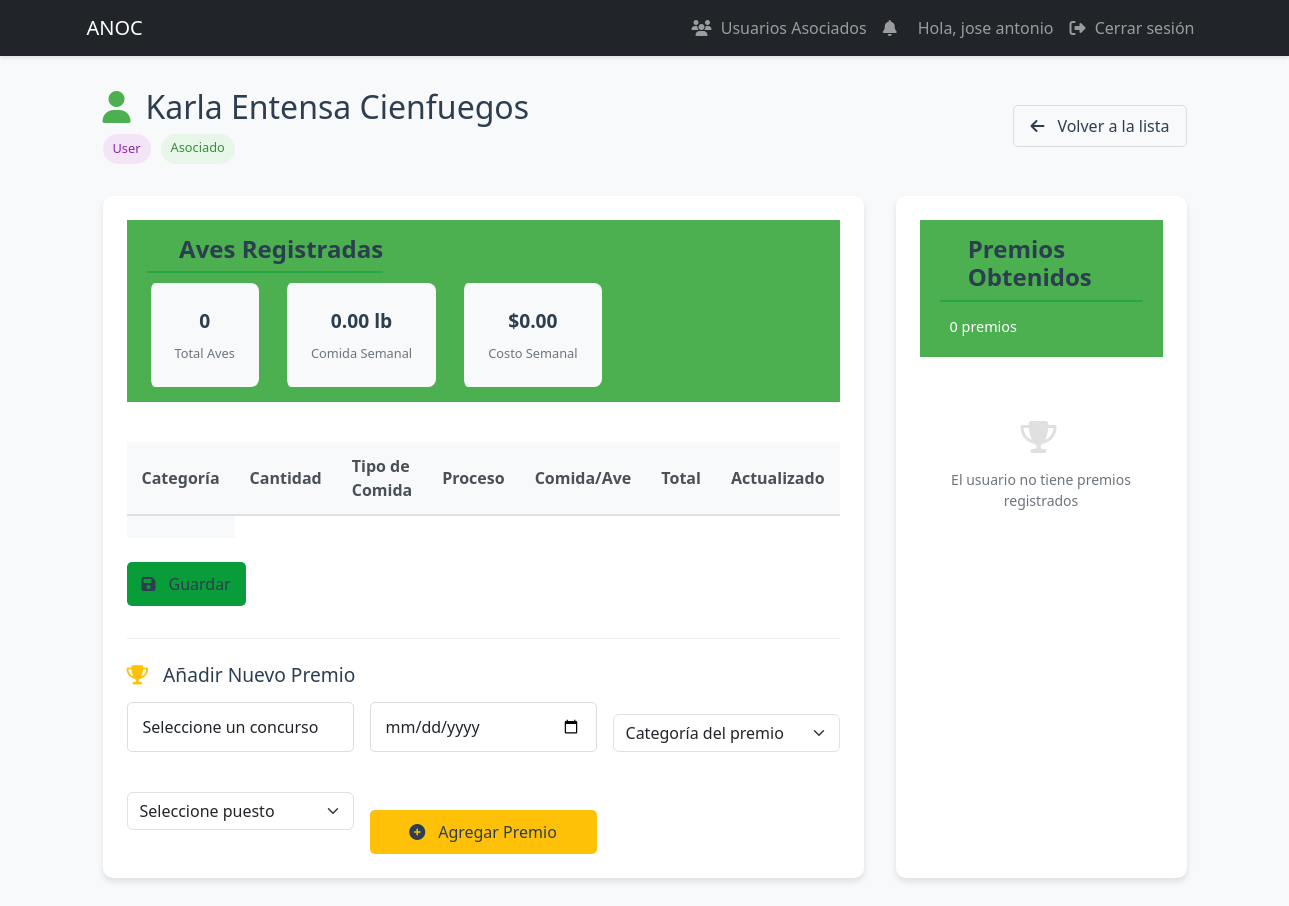
Page /specialist/user/9 (signed in) on the earlier database version.
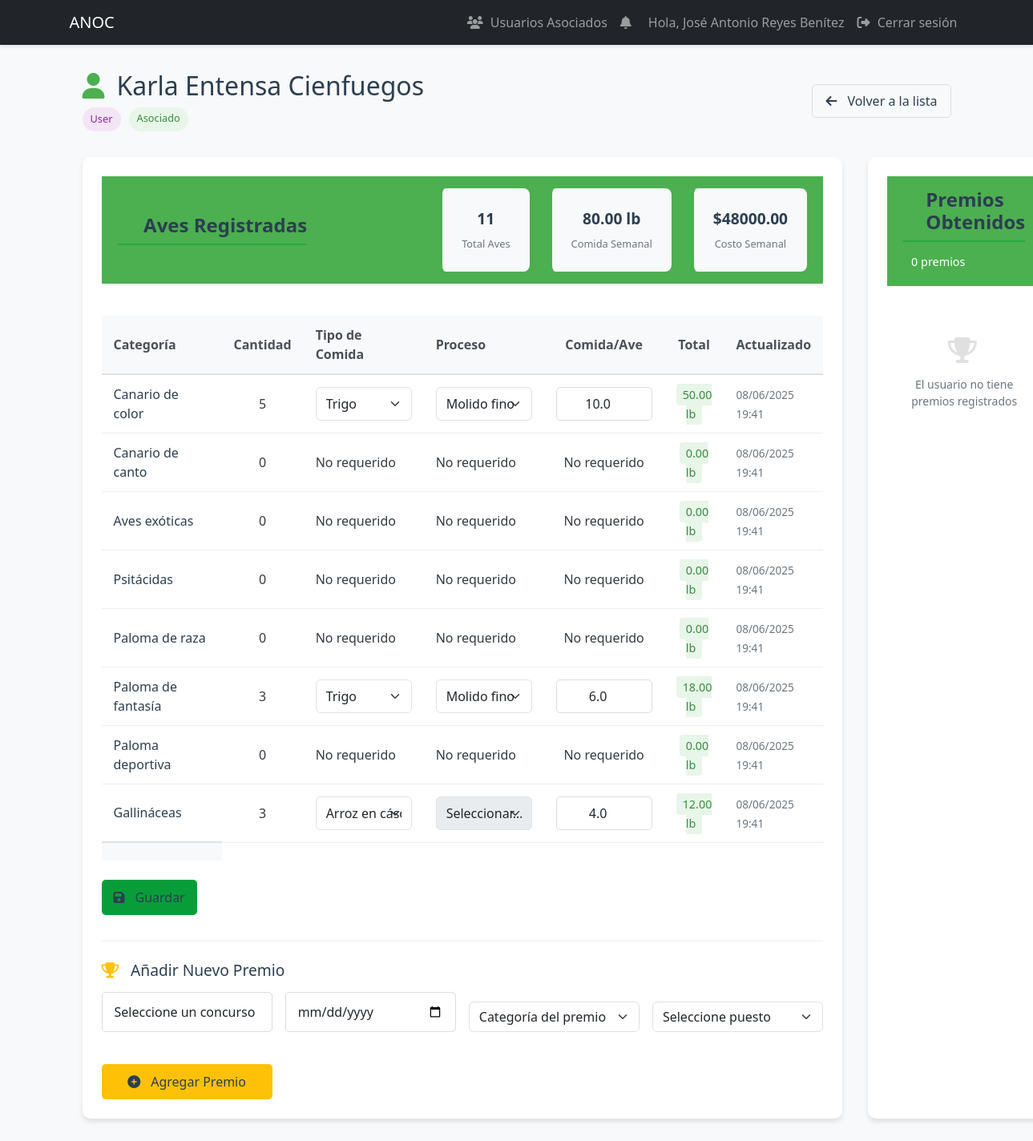
Same page on the later database version.
### models.py (models this page shows, shortened)
class User(UserMixin, db.Model):
    id = db.Column(db.Integer, primary_key=True)
    username = db.Column(db.String(80), unique=True, nullable=False, index=True)
    email = db.Column(db.String(120), unique=True, nullable=False, index=True)
    password_hash = db.Column(db.String(128))
    role = db.Column(db.String(20), default='user')  # 'admin', 'specialist', 'dependiente', 'user'
    is_associated = db.Column(db.Boolean, default=False, nullable=False)
    full_name = db.Column(db.String(100), nullable=False)
    phone = db.Column(db.String(20), nullable=False)
    profile_image = db.Column(db.String(255))  # Ruta de la imagen de perfil
    last_login = db.Column(db.DateTime)  # Fecha del último inicio de sesión
    is_active = db.Column(db.Boolean, default=True)  # Para manejar cuentas activas/inactivas
    address = db.Column(db.String(200))  # Nuevo campo para dirección
    birds = db.relationship('UserBirds', backref='user', lazy=True, cascade='all, delete-orphan')
    awards = db.relationship('Award', backref='user', lazy=True, cascade='all, delete-orphan')
    notifications = db.relationship('Notification', backref='user', lazy=True)

class UserBirds(db.Model):
    id = db.Column(db.Integer, primary_key=True)
    user_id = db.Column(db.Integer, db.ForeignKey('user.id'), nullable=False)
    category_id = db.Column(db.Integer, db.ForeignKey('bird_category.id'), nullable=False)
    quantity = db.Column(db.Integer, default=0)
    food_per_bird = db.Column(db.Float)  # lb por ave por día (asignado por especialista)
    food_type = db.Column(db.String(50))  # Tipo de alimento (Maíz, Trigo, etc.)
    food_process = db.Column(db.String(50))  # Proceso del alimento (grano, molido, etc.)
    notes = db.Column(db.Text)  # Notas adicionales sobre las aves
    export_quantity = db.Column(db.Integer, default=0)  # Cantidad para exportación
    last_updated = db.Column(db.DateTime, default=datetime.utcnow, onupdate=datetime.utcnow)
    @property
    def food_required(self):
        return round(self.quantity * (self.food_per_bird or 0), 2)  # Redondeado a 2 decimales

class BirdCategory(db.Model):
    id = db.Column(db.Integer, primary_key=True)
    name = db.Column(db.String(100), nullable=False, unique=True)
    parent_category = db.Column(db.String(100))  # Para jerarquías
    resource_needs = db.Column(db.Text)
    description = db.Column(db.Text)  # Descripción más detallada
    birds = db.relationship('UserBirds', backref='category', lazy=True)

class BirdFoodType(db.Model):
    id = db.Column(db.Integer, primary_key=True)
    name = db.Column(db.String(50), unique=True, nullable=False)  # Ej: "Maíz", "Trigo"
    price_per_pound = db.Column(db.Float, nullable=False, default=0.0)  # Precio por libra
    is_active = db.Column(db.Boolean, default=True)  # Para desactivar tipos sin borrar
    last_updated_by = db.Column(db.Integer, db.ForeignKey('user.id'))
    last_updated = db.Column(db.DateTime)

### app.py (the view, shortened to what this page needs)
@app.route('/specialist/user/<int:user_id>', methods=['GET', 'POST'])
@login_required
def manage_user(user_id):
    if current_user.role not in ['specialist', 'dependiente']:
        abort(403)
    user = db.session.get(User, user_id)
    if not user or not user.is_associated:
        flash('Usuario no asociado o no encontrado', 'danger')
        return redirect(url_for('specialist_users'))
    food_types = db.session.execute(
        select(BirdFoodType).where(BirdFoodType.is_active == True).order_by(BirdFoodType.name)
    ).scalars().all()
    categories = db.session.execute(select(BirdCategory)).scalars().all()
    existing_contests = db.session.execute(
        select(Award.contest_name).distinct().order_by(Award.contest_name)
    ).scalars().all()
    read_only = current_user.role == 'dependiente'
    category_totals = {}
    for bird in user.birds:
        if bird.category.name not in category_totals:
            category_totals[bird.category.name] = 0.0
        if bird.food_per_bird and bird.quantity:
            category_totals[bird.category.name] += bird.food_per_bird * bird.quantity
    return render_template('specialist/manage_user.html',
                         user=user,
                         current_role=current_user.role,
                         read_only=read_only,
                         categories=categories,
                         food_types=food_types,
                         existing_contests=existing_contests,
                         category_totals=category_totals,
                         now=datetime.utcnow())

### app.py (called while the page is built)
@login_manager.user_loader
def load_user(user_id):
    return db.session.get(User, int(user_id))

### templates/specialist/manage_user.html (shortened to what the changed rows need)
{% extends "base.html" %}
{% block content %}
<div class="user-management-container">
    <div class="user-header">
        <div class="header-content">
            <h1><i class="fas fa-user"></i> {{ user.full_name }}</h1>
        </div>
    </div>
    <div class="user-sections">
        <div class="section-card birds-section">
            <div class="section-header">
                <h2><i class="fas fa-dove"></i> Aves Registradas</h2>
                <div class="stats-summary">
                    <div class="stat-item">
                        <span class="stat-value">{{ user.birds|sum(attribute='quantity') }}</span>
                        <span class="stat-label">Total Aves</span>
                    </div>
                    <div class="stat-item">
                        <span class="stat-value">{{ "%.2f"|format(user.birds|sum(attribute='food_required')) }} lb</span>
                        <span class="stat-label">Comida Semanal</span>
                    </div>
                    <div class="stat-item">
                        <span class="stat-value">
                            {% if user.birds and user.birds[0].food_type %}
                                {% set food_type = food_types|selectattr('name', 'equalto', user.birds[0].food_type)|first %}
                                {% if food_type %}
                                    ${{ "%.2f"|format(user.birds|sum(attribute='food_required') * food_type.price_per_pound) }}
                                {% else %}
                                    $0.00
                                {% endif %}
                            {% else %}
                                $0.00
                            {% endif %}
                        </span>
                        <span class="stat-label">Costo Semanal</span>
                    </div>
                </div>
            </div>
            <form method="POST">
                <div class="table-container">
                    <table class="birds-table">
                        <thead>
                            <tr>
                                <th>Categoría</th>
                                <th class="text-center">Cantidad</th>
                                <th>Tipo de Comida</th>
                                <th>Proceso</th>
                                <th class="text-center">Comida/Ave</th>
                                <th class="text-center">Total</th>
                                <th>Actualizado</th>
                            </tr>
                        </thead>
                        <tbody>
                            {% set total_cost = namespace(value=0) %}
                            {% for bird in user.birds %}
                            <tr>
                                <td class="category-name">{{ bird.category.name }}</td>
                                <td class="text-center quantity-cell">{{ bird.quantity }}</td>
                                <td class="food-type-cell">
                                    {% if current_user.role == 'dependiente' %}
                                        <span class="food-type-value">{{ bird.food_type|default('No especificado', true) }}</span>
                                    {% else %}
                                        {% if bird.quantity == 0 %}
                                            <span class="food-type-value">No requerido</span>
                                        {% else %}
                                            <select class="form-select food-type" name="food_type_{{ bird.id }}"
                                                    data-bird-id="{{ bird.id }}" required>
                                                {% for food in food_types %}
                                                <option value="{{ food.name }}"
                                                        {% if bird.food_type == food.name %}selected{% endif %}>
                                                    {{ food.name }}
                                                </option>
                                                {% endfor %}
                                            </select>
                                        {% endif %}
                                    {% endif %}
                                </td>
                                <td class="process-cell">
                                    {% if current_user.role == 'dependiente' %}
                                        <span class="process-value">{{ bird.food_process|default('No especificado', true) }}</span>
                                    {% else %}
                                        {% if bird.quantity == 0 %}
                                            <span class="process-value">No requerido</span>
                                        {% else %}
                                            <select class="form-select process-select" name="food_process_{{ bird.id }}"
                                                    id="process_{{ bird.id }}" {% if bird.food_type == 'Arroz en cáscara'%}disabled{% endif %}>
                                                <option value="">Seleccionar...</option>
                                                <option value="molido fino" {% if bird.food_process == 'molido fino' %}selected{% endif %}>Molido fino</option>
                                            </select>
                                        {% endif %}
                                    {% endif %}
                                </td>
                                <td class="text-center food-per-bird">
                                    {% if current_user.role == 'dependiente' %}
                                        <span class="food-value">{{ bird.food_per_bird|default('No asignado', true) }}</span>
                                    {% else %}
                                        {% if bird.quantity == 0 %}
                                            <span class="food-value">No requerido</span>
                                        {% else %}
                                            <input type="number" step="0.01" class="form-control text-center"
                                                   name="food_{{ bird.id }}" value="{{ bird.food_per_bird or '' }}"
                                                   required>
                                        {% endif %}
                                    {% endif %}
                                </td>
                                <td class="text-center total-food">
                                    <span class="total-badge">{{ "%.2f"|format(bird.food_required) }} lb</span>
                                </td>
                                <td class="update-time">
                                    {% if bird.last_updated %}
                                    <span class="last-updated">{{ bird.last_updated.strftime('%d/%m/%Y %H:%M') }}</span>
                                    {% else %}
                                    <span class="no-record">No registrado</span>
                                    {% endif %}
                                </td>
                            </tr>
                            {% endfor %}
                        </tbody>
                    </table>
                </div>
            </form>
        </div>
        {% if current_user.role != 'dependiente' %}
        <div class="section-card awards-section">
            <div class="section-header">
                <h2><i class="fas fa-award"></i> Premios Obtenidos</h2>
            </div>
        </div>
        {% endif %}
    </div>
</div>
{% endblock %}

### templates/base.html (shortened to what this page needs)
<!DOCTYPE html>
<html lang="es">
<head>
    <link href="https://cdn.jsdelivr.net/npm/bootstrap@5.3.0/dist/css/bootstrap.min.css" rel="stylesheet">
    <link href="https://cdnjs.cloudflare.com/ajax/libs/font-awesome/6.4.0/css/all.min.css" rel="stylesheet">
    <link rel="stylesheet" href="{{ url_for('static', filename='css/styles.css') }}">
</head>
<body>
    <nav class="navbar navbar-expand-lg navbar-dark bg-dark">
        <div class="container">
            <a class="navbar-brand" href="{{ url_for('dashboard') }}">ANOC</a>
            <div class="collapse navbar-collapse" id="navbarNav">
                <ul class="navbar-nav">
                    {% if current_user.is_authenticated %}
                        {% if current_user.is_authenticated and current_user.role in ['specialist', 'dependiente'] %}
                            <li class="nav-item">
                                <a class="nav-link" href="{{ url_for('specialist_users') }}">
                                    <i class="fas fa-users"></i> Usuarios Asociados
                                </a>
                            </li>
                        {% endif %}
                        <li class="nav-item">
                            <a class="nav-link" href="{{ url_for('notifications') }}">
                                <i class="fas fa-bell"></i>
                            </a>
                        </li>
                        <li class="nav-item">
                            <span class="nav-link">Hola, {{ current_user.full_name }}</span>
                        </li>
                        <li class="nav-item">
                            <a class="nav-link" href="{{ url_for('logout') }}">
                                <i class="fas fa-sign-out-alt"></i> Cerrar sesión
                            </a>
                        </li>
                    {% else %}
                        <li class="nav-item">
                            <a class="nav-link" href="{{ url_for('login') }}">
                                <i class="fas fa-sign-in-alt"></i> Iniciar sesión
                            </a>
                        </li>
                    {% endif %}
                </ul>
            </div>
        </div>
    </nav>
    <div class="container mt-4">
        {% block content %}{% endblock %}
    </div>
</body>
</html>

Differences in the rows shown:
changed User: full_name "jose antonio" → "José Antonio Reyes Benítez"
added UserBirds: category.name "Canario de color", quantity "5", food_type+id "Trigo", food_process+id+food_type "Molido fino", food_per_bird "10.0", food_required "50.00", last_updated "08/06/2025 19:41"
added UserBirds: category.name "Canario de canto", quantity "0", shows "No requerido", food_required "0.00", last_updated "08/06/2025 19:41"
added UserBirds: category.name "Aves exóticas", quantity "0", shows "No requerido", food_required "0.00", last_updated "08/06/2025 19:41"
added UserBirds: category.name "Psitácidas", quantity "0", shows "No requerido", food_required "0.00", last_updated "08/06/2025 19:41"
added UserBirds: category.name "Paloma de raza", quantity "0", shows "No requerido", food_required "0.00", last_updated "08/06/2025 19:41"
added UserBirds: category.name "Paloma de fantasía", quantity "3", food_type+id "Trigo", food_process+id+food_type "Molido fino", food_per_bird "6.0", food_required "18.00", last_updated "08/06/2025 19:41"
added UserBirds: category.name "Paloma deportiva", quantity "0", shows "No requerido", food_required "0.00", last_updated "08/06/2025 19:41"
added UserBirds: category.name "Gallináceas", quantity "3", food_type+id "Arroz en cáscara", food_per_bird "4.0", food_required "12.00", last_updated "08/06/2025 19:41"
Other differences:
{{ user.birds|sum(attribute='quantity') }}: "0" → "11"
{{ "%.2f"|format(user.birds|sum(attribute='food_required')) }}: "0.00" → "80.00"
text no longer shown: "$0.00"
text now shown: "$ 48000.00"
